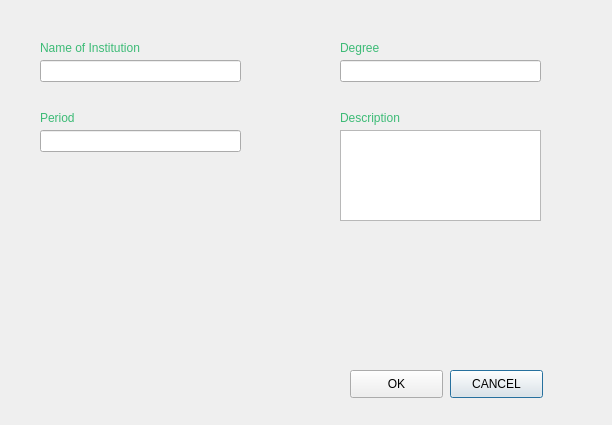
<?xml version="1.0" encoding="UTF-8"?>
<ui version="4.0">
 <class>education</class>
 <widget class="QDialog" name="education">
  <property name="geometry">
   <rect>
    <x>0</x>
    <y>0</y>
    <width>612</width>
    <height>425</height>
   </rect>
  </property>
  <property name="windowTitle">
   <string>Dialog</string>
  </property>
  <widget class="QLineEdit" name="degree">
   <property name="geometry">
    <rect>
     <x>340</x>
     <y>60</y>
     <width>201</width>
     <height>22</height>
    </rect>
   </property>
  </widget>
  <widget class="QPushButton" name="pushButton_3">
   <property name="geometry">
    <rect>
     <x>450</x>
     <y>370</y>
     <width>93</width>
     <height>28</height>
    </rect>
   </property>
   <property name="text">
    <string>CANCEL</string>
   </property>
  </widget>
  <widget class="QLineEdit" name="name">
   <property name="geometry">
    <rect>
     <x>40</x>
     <y>60</y>
     <width>201</width>
     <height>22</height>
    </rect>
   </property>
  </widget>
  <widget class="QPushButton" name="pushButton">
   <property name="geometry">
    <rect>
     <x>350</x>
     <y>370</y>
     <width>93</width>
     <height>28</height>
    </rect>
   </property>
   <property name="text">
    <string>OK</string>
   </property>
  </widget>
  <widget class="QLabel" name="label">
   <property name="geometry">
    <rect>
     <x>40</x>
     <y>40</y>
     <width>121</width>
     <height>16</height>
    </rect>
   </property>
   <property name="autoFillBackground">
    <bool>false</bool>
   </property>
   <property name="styleSheet">
    <string notr="true">color:#3cbb76;</string>
   </property>
   <property name="text">
    <string>Name of Institution</string>
   </property>
  </widget>
  <widget class="QLabel" name="label_2">
   <property name="geometry">
    <rect>
     <x>340</x>
     <y>40</y>
     <width>91</width>
     <height>16</height>
    </rect>
   </property>
   <property name="styleSheet">
    <string notr="true">color:#3cbb76;</string>
   </property>
   <property name="text">
    <string>Degree</string>
   </property>
  </widget>
  <widget class="QLineEdit" name="period">
   <property name="geometry">
    <rect>
     <x>40</x>
     <y>130</y>
     <width>201</width>
     <height>22</height>
    </rect>
   </property>
  </widget>
  <widget class="QLabel" name="label_3">
   <property name="geometry">
    <rect>
     <x>40</x>
     <y>110</y>
     <width>81</width>
     <height>16</height>
    </rect>
   </property>
   <property name="styleSheet">
    <string notr="true">color:#3cbb76;</string>
   </property>
   <property name="text">
    <string>Period</string>
   </property>
  </widget>
  <widget class="QLabel" name="label_4">
   <property name="geometry">
    <rect>
     <x>340</x>
     <y>110</y>
     <width>81</width>
     <height>16</height>
    </rect>
   </property>
   <property name="styleSheet">
    <string notr="true">color:#3cbb76;</string>
   </property>
   <property name="text">
    <string>Description</string>
   </property>
  </widget>
  <widget class="QTextEdit" name="description">
   <property name="geometry">
    <rect>
     <x>340</x>
     <y>130</y>
     <width>201</width>
     <height>91</height>
    </rect>
   </property>
  </widget>
 </widget>
 <resources/>
 <connections/>
</ui>
